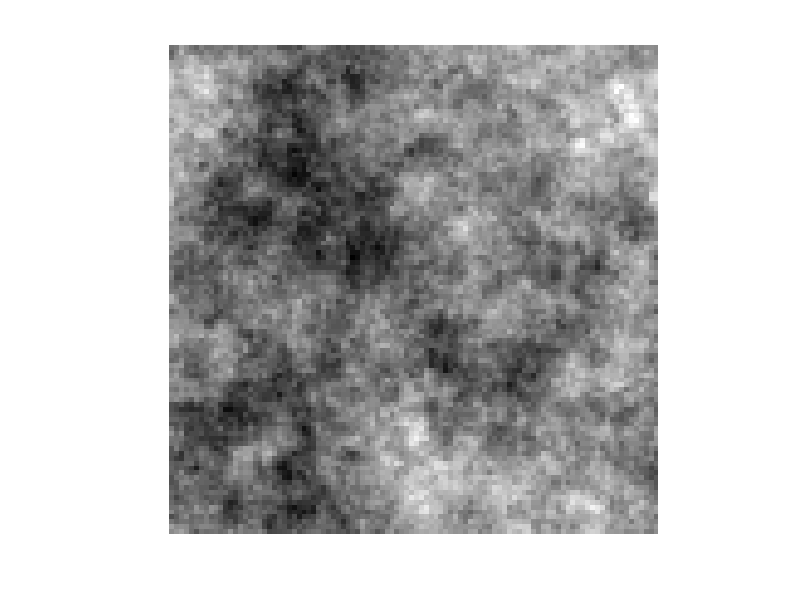

This chart was generated by the following MATLAB code: (Note: this script raises an error after producing the figure.)

a2fRSmall = randn(20,20,6000);
a2fRand = zeros(100,100,6000,'single');
for k=1:6000
    a2fRand(:,:,k) = imresize(a2fRSmall(:,:,k), [100 100],'nearest');
end
save('C:\Shay\Data\StimulusSet\ClassificationImage\a2fRand_20x20x6000','a2fRand','a2fRSmall');


a2fRand = zeros(100,100,6000,'single');
for k=1:6000
    a2fRand(:,:,k) = imresize(a2fRSmall(:,:,k), [100 100],'bilinear');
end
save('C:\Shay\Data\StimulusSet\ClassificationImage\a2fRand_20x20x6000_Bilinear','a2fRand','a2fRSmall');




a2fRand = zeros(100,100,6000,'single');
Sz = [100 100];
fAlpha = 1.2;
DC = 10;
[X,Y] = meshgrid(1:Sz(2),1:Sz(1));
D = sqrt((X - Sz(2)/2).^2+(Y-Sz(1)/2).^2) + eps;
f1 = 1./D.^(fAlpha);
f1(round(Sz(1)/2),round(Sz(2)/2)) = DC;

for k=1:6000
    f2 = f1 .* exp(2*pi*i *  (rand(Sz)));
    I = abs(ifft2(fftshift(f2)));
    I = I - mean(I(:));
    I = I / std(I(:));
    a2fRand(:,:,k) = I;
end

save('C:\Shay\Data\StimulusSet\ClassificationImage\a2fRand_Pink_100x100x6000_Alpha1p2','a2fRand');
figure(10);
imshow(a2fRand(:,:,5023),[]);



I=fnPinkNoise3([100 100], 1.5);
figure(1);
clf;
imshow(I,[]);
impixelinfo
